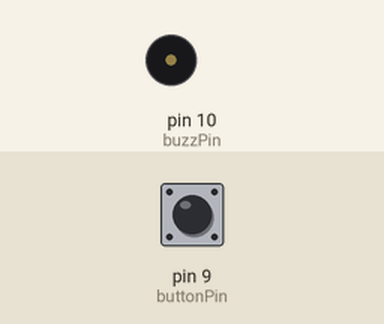
Simulated run of this sketch. Board: Arduino Uno, built with avr-gcc and run on an emulated ATmega328P. On the bench: buzzer (waves = sounding). The inputs (shaded band) are chosen by the test bench; at power-on: pin 9 (buttonPin) HIGH.

Above: at 1.2 s.
1.3 s: pin 9 (buttonPin) pulled LOW for 0.15 s
At 1.42 s:
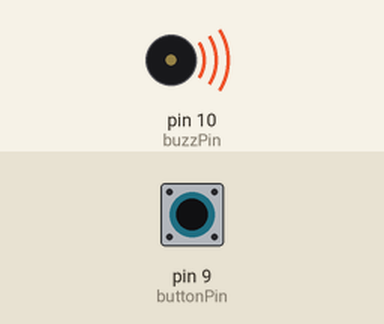
3.0 s: pin 9 (buttonPin) pulled LOW for 1 s
At 4.6 s:
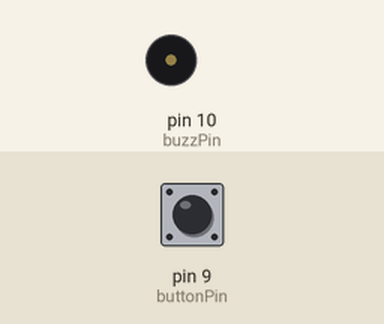
5.5 s: pin 9 (buttonPin) pulled LOW for 3.2 s
At 6.9 s:
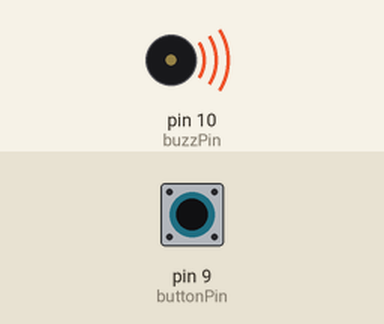
Timing chart, 0 to 10.2 s (numbered marks = the images above; inputs shaded):
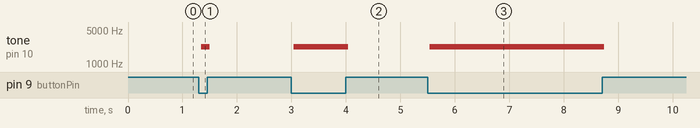

The sketch:

Buzzer_tester.ino
```cpp
/* passive buzzer */
const int buzzPin = 10;
const int buttonPin = 9;

int frequency = 440;
long oldMicros = 0;
long curMicros = micros();
bool buzzState = false;

void setup() {
  // put your setup code here, to run once:
  pinMode(buzzPin, OUTPUT);
  pinMode(buttonPin, INPUT_PULLUP);
}

void loop() {

  curMicros = micros();
  if (curMicros - oldMicros >= frequency / 2 && !digitalRead(buttonPin)) {
    oldMicros = curMicros;
    digitalWrite(buzzPin, buzzState ? LOW : HIGH);
    buzzState = buzzState ? false : true;
  }


}
```

Measured:
- after the input at 1.3 s, tone on pin 10 (buzzPin): silent → 2262 Hz at once, → silent 0.16 s later
- after the input at 3.0 s, tone on pin 10 (buzzPin): silent → 2263 Hz at once, → silent 1.0 s later
- after the input at 5.5 s, tone on pin 10 (buzzPin): silent → 2263 Hz at once, → silent 3.2 s later
